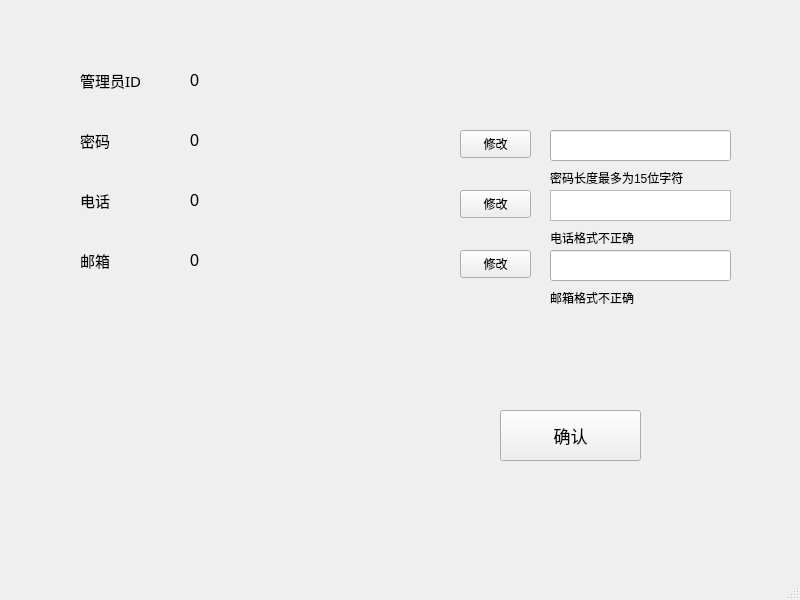
<?xml version="1.0" encoding="UTF-8"?>
<ui version="4.0">
 <class>admininfo</class>
 <widget class="QMainWindow" name="admininfo">
  <property name="geometry">
   <rect>
    <x>0</x>
    <y>0</y>
    <width>800</width>
    <height>600</height>
   </rect>
  </property>
  <property name="windowTitle">
   <string>修改信息</string>
  </property>
  <widget class="QWidget" name="centralwidget">
   <widget class="QLabel" name="label_3">
    <property name="geometry">
     <rect>
      <x>80</x>
      <y>130</y>
      <width>91</width>
      <height>21</height>
     </rect>
    </property>
    <property name="font">
     <font>
      <family>微软雅黑</family>
      <pointsize>11</pointsize>
     </font>
    </property>
    <property name="text">
     <string>密码</string>
    </property>
   </widget>
   <widget class="QLabel" name="label_6">
    <property name="geometry">
     <rect>
      <x>80</x>
      <y>190</y>
      <width>91</width>
      <height>21</height>
     </rect>
    </property>
    <property name="font">
     <font>
      <family>微软雅黑</family>
      <pointsize>11</pointsize>
     </font>
    </property>
    <property name="text">
     <string>电话</string>
    </property>
   </widget>
   <widget class="QLabel" name="label_4">
    <property name="geometry">
     <rect>
      <x>80</x>
      <y>70</y>
      <width>91</width>
      <height>21</height>
     </rect>
    </property>
    <property name="font">
     <font>
      <family>微软雅黑</family>
      <pointsize>11</pointsize>
     </font>
    </property>
    <property name="text">
     <string>管理员ID</string>
    </property>
   </widget>
   <widget class="QLabel" name="label_7">
    <property name="geometry">
     <rect>
      <x>80</x>
      <y>250</y>
      <width>91</width>
      <height>21</height>
     </rect>
    </property>
    <property name="font">
     <font>
      <family>微软雅黑</family>
      <pointsize>11</pointsize>
     </font>
    </property>
    <property name="text">
     <string>邮箱</string>
    </property>
   </widget>
   <widget class="QLabel" name="id">
    <property name="geometry">
     <rect>
      <x>190</x>
      <y>70</y>
      <width>241</width>
      <height>21</height>
     </rect>
    </property>
    <property name="font">
     <font>
      <pointsize>12</pointsize>
     </font>
    </property>
    <property name="text">
     <string>0</string>
    </property>
   </widget>
   <widget class="QLabel" name="password">
    <property name="geometry">
     <rect>
      <x>190</x>
      <y>130</y>
      <width>201</width>
      <height>21</height>
     </rect>
    </property>
    <property name="font">
     <font>
      <pointsize>12</pointsize>
     </font>
    </property>
    <property name="text">
     <string>0</string>
    </property>
   </widget>
   <widget class="QLabel" name="phone">
    <property name="geometry">
     <rect>
      <x>190</x>
      <y>190</y>
      <width>231</width>
      <height>21</height>
     </rect>
    </property>
    <property name="font">
     <font>
      <pointsize>12</pointsize>
     </font>
    </property>
    <property name="text">
     <string>0</string>
    </property>
   </widget>
   <widget class="QLabel" name="email">
    <property name="geometry">
     <rect>
      <x>190</x>
      <y>250</y>
      <width>221</width>
      <height>21</height>
     </rect>
    </property>
    <property name="font">
     <font>
      <pointsize>12</pointsize>
     </font>
    </property>
    <property name="text">
     <string>0</string>
    </property>
   </widget>
   <widget class="QPushButton" name="editpasswd">
    <property name="geometry">
     <rect>
      <x>460</x>
      <y>130</y>
      <width>71</width>
      <height>28</height>
     </rect>
    </property>
    <property name="text">
     <string>修改</string>
    </property>
   </widget>
   <widget class="QPushButton" name="edittel">
    <property name="geometry">
     <rect>
      <x>460</x>
      <y>190</y>
      <width>71</width>
      <height>28</height>
     </rect>
    </property>
    <property name="text">
     <string>修改</string>
    </property>
   </widget>
   <widget class="QPushButton" name="editemail">
    <property name="geometry">
     <rect>
      <x>460</x>
      <y>250</y>
      <width>71</width>
      <height>28</height>
     </rect>
    </property>
    <property name="text">
     <string>修改</string>
    </property>
   </widget>
   <widget class="QTextEdit" name="newtel">
    <property name="geometry">
     <rect>
      <x>550</x>
      <y>190</y>
      <width>181</width>
      <height>31</height>
     </rect>
    </property>
   </widget>
   <widget class="QLabel" name="prompttel">
    <property name="geometry">
     <rect>
      <x>550</x>
      <y>230</y>
      <width>161</width>
      <height>16</height>
     </rect>
    </property>
    <property name="text">
     <string>电话格式不正确</string>
    </property>
   </widget>
   <widget class="QLabel" name="promptemail">
    <property name="geometry">
     <rect>
      <x>550</x>
      <y>290</y>
      <width>161</width>
      <height>16</height>
     </rect>
    </property>
    <property name="text">
     <string>邮箱格式不正确</string>
    </property>
   </widget>
   <widget class="QPushButton" name="save">
    <property name="geometry">
     <rect>
      <x>500</x>
      <y>410</y>
      <width>141</width>
      <height>51</height>
     </rect>
    </property>
    <property name="font">
     <font>
      <family>微软雅黑</family>
      <pointsize>13</pointsize>
     </font>
    </property>
    <property name="text">
     <string>确认</string>
    </property>
   </widget>
   <widget class="QLineEdit" name="newemail">
    <property name="geometry">
     <rect>
      <x>550</x>
      <y>250</y>
      <width>181</width>
      <height>31</height>
     </rect>
    </property>
   </widget>
   <widget class="QLabel" name="promptpas">
    <property name="geometry">
     <rect>
      <x>550</x>
      <y>170</y>
      <width>201</width>
      <height>16</height>
     </rect>
    </property>
    <property name="text">
     <string>密码长度最多为15位字符</string>
    </property>
   </widget>
   <widget class="QLineEdit" name="newpasswd">
    <property name="geometry">
     <rect>
      <x>550</x>
      <y>130</y>
      <width>181</width>
      <height>31</height>
     </rect>
    </property>
   </widget>
  </widget>
  <widget class="QStatusBar" name="statusbar"/>
 </widget>
 <resources/>
 <connections/>
</ui>
